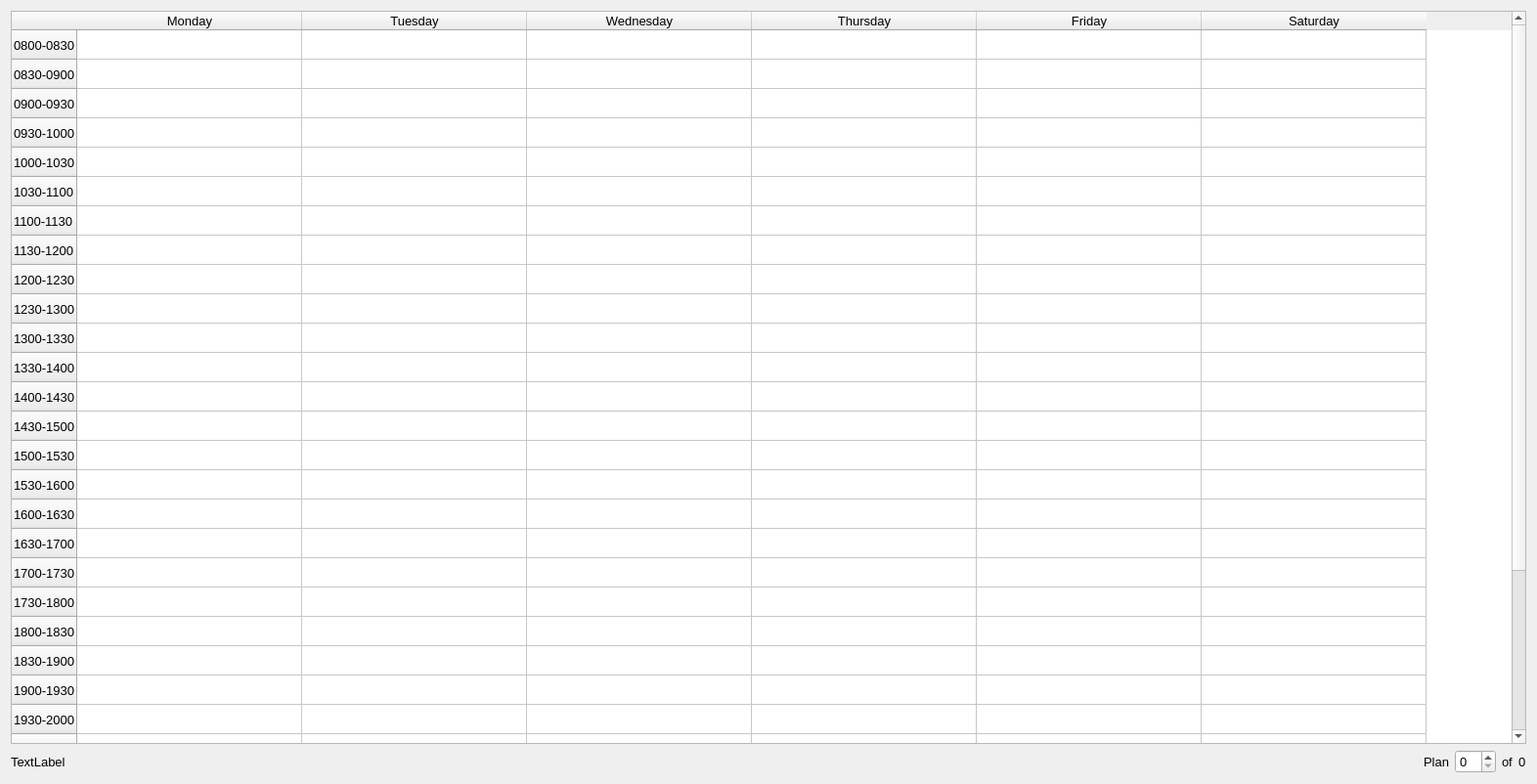
<?xml version="1.0" encoding="UTF-8"?>
<ui version="4.0">
 <class>plannerTableDialog</class>
 <widget class="QDialog" name="plannerTableDialog">
  <property name="geometry">
   <rect>
    <x>0</x>
    <y>0</y>
    <width>1562</width>
    <height>780</height>
   </rect>
  </property>
  <property name="font">
   <font>
    <family>Arial</family>
    <pointsize>10</pointsize>
   </font>
  </property>
  <property name="windowTitle">
   <string>Friend's Planner</string>
  </property>
  <property name="windowIcon">
   <iconset resource="../../res/resources.qrc">
    <normaloff>:/planner.png</normaloff>:/planner.png</iconset>
  </property>
  <layout class="QVBoxLayout" name="verticalLayout">
   <item>
    <widget class="QTableWidget" name="plannerTable">
     <property name="minimumSize">
      <size>
       <width>1550</width>
       <height>750</height>
      </size>
     </property>
     <property name="sizeAdjustPolicy">
      <enum>QAbstractScrollArea::AdjustToContents</enum>
     </property>
     <attribute name="horizontalHeaderDefaultSectionSize">
      <number>230</number>
     </attribute>
     <row>
      <property name="text">
       <string>0800-0830</string>
      </property>
     </row>
     <row>
      <property name="text">
       <string>0830-0900</string>
      </property>
     </row>
     <row>
      <property name="text">
       <string>0900-0930</string>
      </property>
     </row>
     <row>
      <property name="text">
       <string>0930-1000</string>
      </property>
     </row>
     <row>
      <property name="text">
       <string>1000-1030</string>
      </property>
     </row>
     <row>
      <property name="text">
       <string>1030-1100</string>
      </property>
     </row>
     <row>
      <property name="text">
       <string>1100-1130</string>
      </property>
     </row>
     <row>
      <property name="text">
       <string>1130-1200</string>
      </property>
     </row>
     <row>
      <property name="text">
       <string>1200-1230</string>
      </property>
     </row>
     <row>
      <property name="text">
       <string>1230-1300</string>
      </property>
     </row>
     <row>
      <property name="text">
       <string>1300-1330</string>
      </property>
     </row>
     <row>
      <property name="text">
       <string>1330-1400</string>
      </property>
     </row>
     <row>
      <property name="text">
       <string>1400-1430</string>
      </property>
     </row>
     <row>
      <property name="text">
       <string>1430-1500</string>
      </property>
     </row>
     <row>
      <property name="text">
       <string>1500-1530</string>
      </property>
     </row>
     <row>
      <property name="text">
       <string>1530-1600</string>
      </property>
     </row>
     <row>
      <property name="text">
       <string>1600-1630</string>
      </property>
     </row>
     <row>
      <property name="text">
       <string>1630-1700</string>
      </property>
     </row>
     <row>
      <property name="text">
       <string>1700-1730</string>
      </property>
     </row>
     <row>
      <property name="text">
       <string>1730-1800</string>
      </property>
     </row>
     <row>
      <property name="text">
       <string>1800-1830</string>
      </property>
     </row>
     <row>
      <property name="text">
       <string>1830-1900</string>
      </property>
     </row>
     <row>
      <property name="text">
       <string>1900-1930</string>
      </property>
     </row>
     <row>
      <property name="text">
       <string>1930-2000</string>
      </property>
     </row>
     <row>
      <property name="text">
       <string>2000-2030</string>
      </property>
     </row>
     <row>
      <property name="text">
       <string>2030-2100</string>
      </property>
     </row>
     <row>
      <property name="text">
       <string>2100-2130</string>
      </property>
     </row>
     <row>
      <property name="text">
       <string>2130-2200</string>
      </property>
     </row>
     <row>
      <property name="text">
       <string>2200-2230</string>
      </property>
     </row>
     <row>
      <property name="text">
       <string>2230-2300</string>
      </property>
     </row>
     <row>
      <property name="text">
       <string>2300-2330</string>
      </property>
     </row>
     <column>
      <property name="text">
       <string>Monday</string>
      </property>
     </column>
     <column>
      <property name="text">
       <string>Tuesday</string>
      </property>
     </column>
     <column>
      <property name="text">
       <string>Wednesday</string>
      </property>
     </column>
     <column>
      <property name="text">
       <string>Thursday</string>
      </property>
     </column>
     <column>
      <property name="text">
       <string>Friday</string>
      </property>
     </column>
     <column>
      <property name="text">
       <string>Saturday</string>
      </property>
     </column>
    </widget>
   </item>
   <item>
    <layout class="QHBoxLayout" name="horizontalLayout">
     <item>
      <widget class="QLabel" name="overviewLbl">
       <property name="text">
        <string>TextLabel</string>
       </property>
      </widget>
     </item>
     <item>
      <spacer name="horizontalSpacer">
       <property name="orientation">
        <enum>Qt::Horizontal</enum>
       </property>
       <property name="sizeHint" stdset="0">
        <size>
         <width>40</width>
         <height>20</height>
        </size>
       </property>
      </spacer>
     </item>
     <item>
      <widget class="QLabel" name="planLbl">
       <property name="text">
        <string>Plan</string>
       </property>
      </widget>
     </item>
     <item>
      <widget class="QSpinBox" name="planSpinBox"/>
     </item>
     <item>
      <widget class="QLabel" name="ofLbl">
       <property name="text">
        <string>of</string>
       </property>
      </widget>
     </item>
     <item>
      <widget class="QLabel" name="totalPlanLbl">
       <property name="text">
        <string>0</string>
       </property>
      </widget>
     </item>
    </layout>
   </item>
  </layout>
 </widget>
 <resources>
  <include location="../../res/resources.qrc"/>
 </resources>
 <connections/>
</ui>
